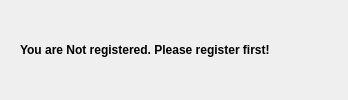
<?xml version="1.0" encoding="UTF-8"?>
<ui version="4.0">
 <class>loginerror</class>
 <widget class="QWidget" name="loginerror">
  <property name="geometry">
   <rect>
    <x>0</x>
    <y>0</y>
    <width>348</width>
    <height>100</height>
   </rect>
  </property>
  <property name="windowTitle">
   <string>Not Registered</string>
  </property>
  <widget class="QLabel" name="label">
   <property name="geometry">
    <rect>
     <x>20</x>
     <y>40</y>
     <width>311</width>
     <height>20</height>
    </rect>
   </property>
   <property name="font">
    <font>
     <weight>75</weight>
     <bold>true</bold>
    </font>
   </property>
   <property name="text">
    <string>You are Not registered. Please register first!</string>
   </property>
  </widget>
  <widget class="QLabel" name="label_2">
   <property name="geometry">
    <rect>
     <x>-10</x>
     <y>-10</y>
     <width>361</width>
     <height>121</height>
    </rect>
   </property>
   <property name="text">
    <string/>
   </property>
  </widget>
  <zorder>label_2</zorder>
  <zorder>label</zorder>
 </widget>
 <resources/>
 <connections/>
</ui>
